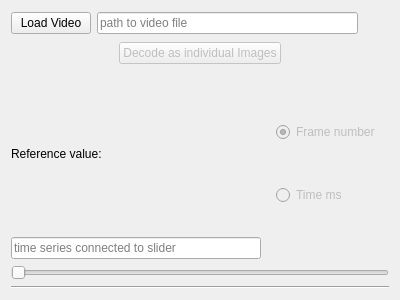
<?xml version="1.0" encoding="UTF-8"?>
<ui version="4.0">
 <class>VideoDialog</class>
 <widget class="QDialog" name="VideoDialog">
  <property name="geometry">
   <rect>
    <x>0</x>
    <y>0</y>
    <width>400</width>
    <height>300</height>
   </rect>
  </property>
  <property name="windowTitle">
   <string>Video Player</string>
  </property>
  <layout class="QVBoxLayout" name="verticalLayoutMain">
   <item>
    <layout class="QHBoxLayout" name="horizontalLayout">
     <item>
      <widget class="QPushButton" name="loadButton">
       <property name="focusPolicy">
        <enum>Qt::NoFocus</enum>
       </property>
       <property name="text">
        <string>Load Video</string>
       </property>
      </widget>
     </item>
     <item>
      <widget class="QLineEdit" name="lineFilename">
       <property name="focusPolicy">
        <enum>Qt::NoFocus</enum>
       </property>
       <property name="readOnly">
        <bool>true</bool>
       </property>
       <property name="placeholderText">
        <string>path to video file</string>
       </property>
      </widget>
     </item>
     <item>
      <widget class="QPushButton" name="clearButton">
       <property name="minimumSize">
        <size>
         <width>25</width>
         <height>25</height>
        </size>
       </property>
       <property name="maximumSize">
        <size>
         <width>25</width>
         <height>25</height>
        </size>
       </property>
       <property name="text">
        <string/>
       </property>
       <property name="flat">
        <bool>true</bool>
       </property>
      </widget>
     </item>
    </layout>
   </item>
   <item>
    <layout class="QHBoxLayout" name="horizontalLayout_3">
     <item>
      <spacer name="horizontalSpacer">
       <property name="orientation">
        <enum>Qt::Horizontal</enum>
       </property>
       <property name="sizeHint" stdset="0">
        <size>
         <width>40</width>
         <height>20</height>
        </size>
       </property>
      </spacer>
     </item>
     <item>
      <widget class="QPushButton" name="decodeButton">
       <property name="enabled">
        <bool>false</bool>
       </property>
       <property name="toolTip">
        <string>&lt;html&gt;&lt;head/&gt;&lt;body&gt;&lt;p&gt;&lt;span style=&quot; font-weight:600;&quot;&gt;WARNING&lt;/span&gt;: this option might use a LOT of memory.&lt;/p&gt;&lt;p&gt;Decode and save all the frames as individual images.&lt;/p&gt;&lt;p&gt;Playback will be smoother but more memory is used.&lt;/p&gt;&lt;/body&gt;&lt;/html&gt;</string>
       </property>
       <property name="text">
        <string>Decode as individual Images</string>
       </property>
      </widget>
     </item>
     <item>
      <spacer name="horizontalSpacer_2">
       <property name="orientation">
        <enum>Qt::Horizontal</enum>
       </property>
       <property name="sizeHint" stdset="0">
        <size>
         <width>40</width>
         <height>20</height>
        </size>
       </property>
      </spacer>
     </item>
    </layout>
   </item>
   <item>
    <layout class="QHBoxLayout" name="horizontalLayout_2">
     <item>
      <layout class="QVBoxLayout" name="verticalLayout_2">
       <property name="spacing">
        <number>0</number>
       </property>
       <item>
        <widget class="QLabel" name="label">
         <property name="toolTip">
          <string>&lt;html&gt;&lt;head/&gt;&lt;body&gt;&lt;p&gt;Drag and Drop a curve/series here.&lt;/p&gt;&lt;p&gt;&lt;br/&gt;&lt;/p&gt;&lt;p&gt;If this number contain the &lt;span style=&quot; font-weight:600;&quot;&gt;frame number&lt;/span&gt; or the &lt;span style=&quot; font-weight:600;&quot;&gt;relative time in milliseconds &lt;/span&gt;the slider will be moved accordingly when the vertical tracker is updated.&lt;/p&gt;&lt;/body&gt;&lt;/html&gt;</string>
         </property>
         <property name="text">
          <string>Reference value:</string>
         </property>
        </widget>
       </item>
       <item>
        <widget class="QLineEdit" name="lineEditReference">
         <property name="focusPolicy">
          <enum>Qt::NoFocus</enum>
         </property>
         <property name="dragEnabled">
          <bool>true</bool>
         </property>
         <property name="readOnly">
          <bool>true</bool>
         </property>
         <property name="placeholderText">
          <string>time series connected to slider</string>
         </property>
        </widget>
       </item>
      </layout>
     </item>
     <item>
      <widget class="QFrame" name="radioFrame">
       <property name="enabled">
        <bool>false</bool>
       </property>
       <property name="toolTip">
        <string>&lt;html&gt;&lt;head/&gt;&lt;body&gt;&lt;p&gt;To be implemented in the future&lt;/p&gt;&lt;/body&gt;&lt;/html&gt;</string>
       </property>
       <layout class="QVBoxLayout" name="verticalLayout">
        <property name="spacing">
         <number>0</number>
        </property>
        <item>
         <widget class="QRadioButton" name="radioButtonFrame">
          <property name="focusPolicy">
           <enum>Qt::NoFocus</enum>
          </property>
          <property name="text">
           <string>Frame number</string>
          </property>
          <property name="checked">
           <bool>true</bool>
          </property>
         </widget>
        </item>
        <item>
         <widget class="QRadioButton" name="radioButtonTime">
          <property name="focusPolicy">
           <enum>Qt::NoFocus</enum>
          </property>
          <property name="text">
           <string>Time ms</string>
          </property>
         </widget>
        </item>
       </layout>
      </widget>
     </item>
    </layout>
   </item>
   <item>
    <widget class="QSlider" name="timeSlider">
     <property name="enabled">
      <bool>false</bool>
     </property>
     <property name="orientation">
      <enum>Qt::Horizontal</enum>
     </property>
    </widget>
   </item>
   <item>
    <widget class="Line" name="line_2">
     <property name="orientation">
      <enum>Qt::Horizontal</enum>
     </property>
    </widget>
   </item>
  </layout>
 </widget>
 <resources/>
 <connections/>
</ui>
